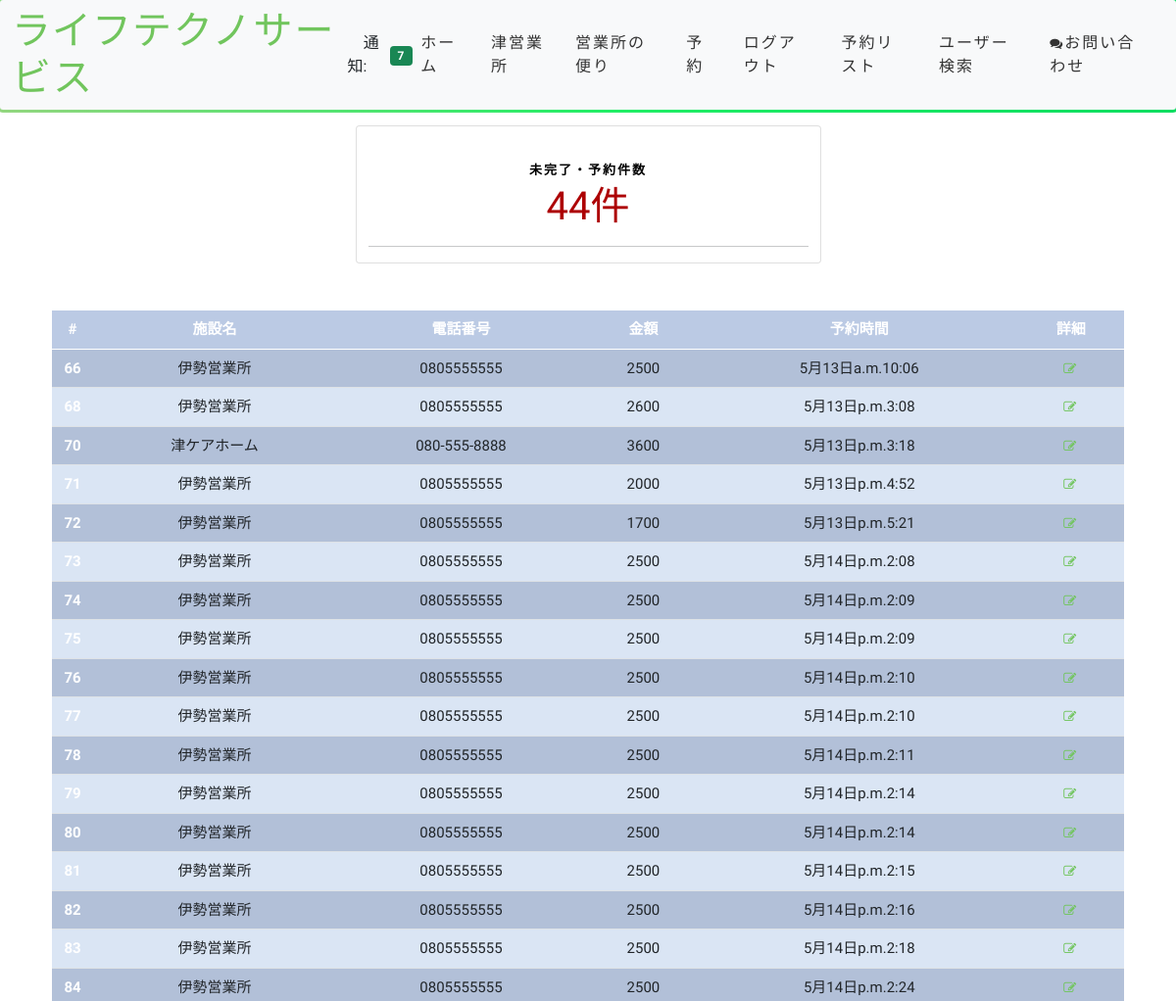
/dashboard/dashboard/ (signed in, upper part), run on an earlier commit of the app's database.
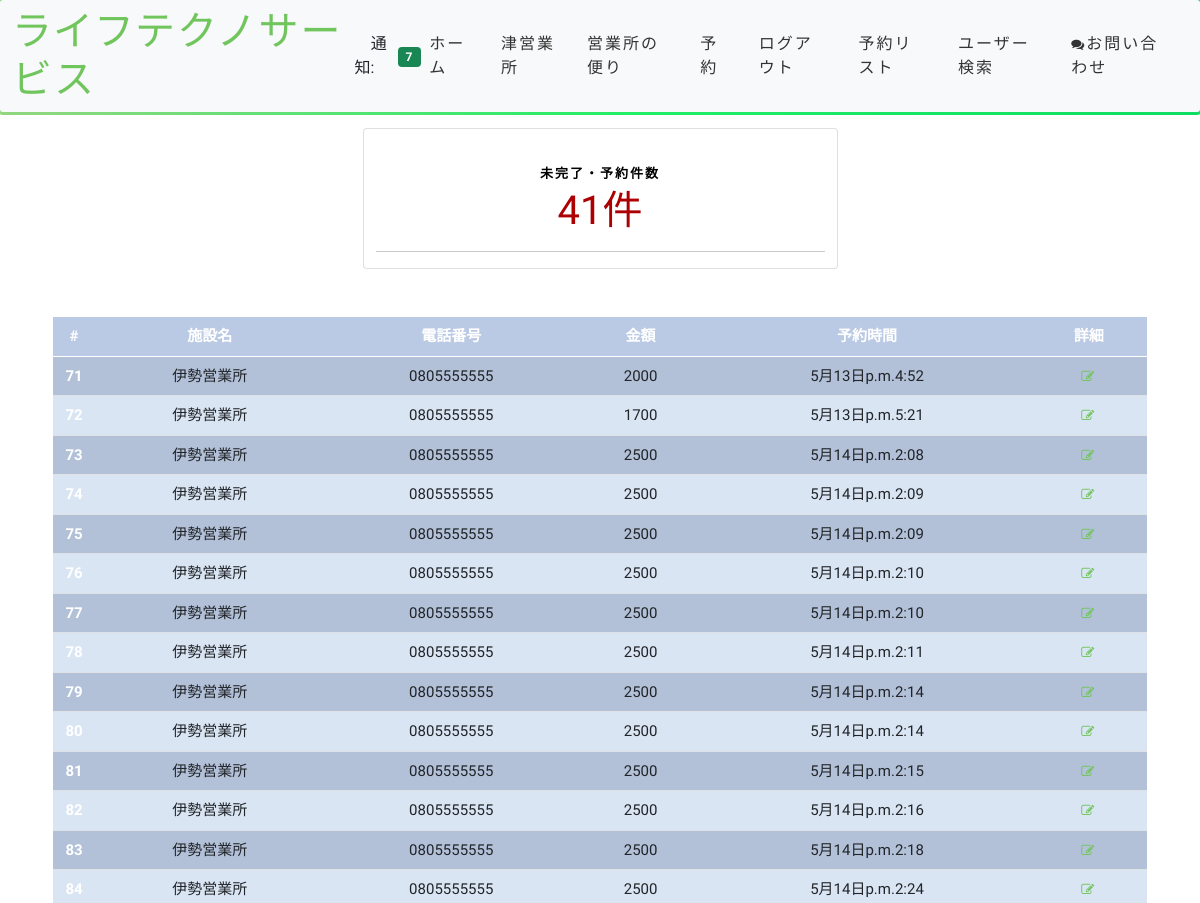
And on a later commit of the database.
### customer/models.py (models this page shows, shortened)
class OrderModel(models.Model):
    user = models.ForeignKey(User, on_delete=models.CASCADE)
    created_on = models.DateTimeField(auto_now_add=True)
    items = models.ManyToManyField('OrderItem', related_name='order', blank=True)
    name = models.CharField(max_length=50, blank=True)
    email = models.CharField(max_length=50, blank=True)
    facility = models.CharField(max_length=50, blank=True)
    phone = models.CharField(max_length=50, blank=True)
    is_paid = models.BooleanField(default=False)
    price = models.IntegerField(blank=True, null=True)
    ordered = models.BooleanField(default=False)
    description = models.CharField(max_length=100, blank=True)

### dashboard/views.py (the view)
# urls.py: path('dashboard/', Dashboard.as_view(), name='dashboard'),
class Dashboard(LoginRequiredMixin, UserPassesTestMixin, View):
    def get(self, request, *args, **kwargs):
        orders = OrderModel.objects.filter(ordered=True, is_paid=False)
        total_revenue = 0
        for order in orders:
            total_revenue += order.price
        context = {
            'orders': orders,
            'total_revenue': total_revenue,
            'total_orders' : len(orders),
        }
        return render(request, 'dashboard/dashboard.html',context)
    def test_func(self):
        return self.request.user.groups.filter(name='staff').exists()

### home/templatetags/custom_tags.py (called while the page is built)
@register.inclusion_tag('show_notifications.html', takes_context=True)
def show_notifications(context):
    request_user = context['request'].user
    notifications = Notification.objects.filter(to_user=request_user).exclude(user_has_seen=True).order_by('-date')
    return {'notifications': notifications}

### dashboard/templates/dashboard/dashboard.html
{% extends 'base.html' %}
{% block content %}
<div class="container">
    <div class="row justify-content-center mt-3">
        <div class="card col-md-5 mr-3">
            <br>
            <h4 class="text-center pt-2">未完了・予約件数</h4>
            <h1 class="text-center" style="color:#ad0003;">{{ total_orders }}件</h1>
            <hr>
        </div>
    </div>
    <div class="row justify-content-center">
        <div class="col-md-12 mt-5">
            <table class="table table-hover table-striped">
                <thead>
                    <tr>
                        <th scope="col" style="width: 10px;">#</th>
                        <th scope="col">施設名</th>
                        <th scope="col">電話番号</th>
                        <th scope="col">金額</th>
                        <th scope="col">予約時間</th>
                        <th scope="col">詳細</th>
                    </tr>
                </thead>
                <tbody>
                {% for order in orders %}
                    <tr>
                        <th scope="row">{{ order.pk }}</th>
                        <td>{{ order.facility }}</td>
                        <td>{{ order.phone }}</td>
                        <td>{{ order.price }}</td>
                        <td>{{ order.created_on  | date:"bd日af"}}</td>
                        <td><a href="{% url 'order-detail' order.pk %}"><i class="fa fa-edit"></i></a></td>
                    </tr>
                {% endfor %}
                </tbody>
            </table>
        </div>
    </div>
</div>
{% endblock content %}

What changed in the data, as far as the page shows it:
no longer on this page (row edited): OrderModel: pk "66", facility "伊勢営業所", phone "0805555555", price "2500", created_on "5月13日a.m.10:06"
no longer on this page (row edited): OrderModel: pk "68", facility "伊勢営業所", phone "0805555555", price "2600", created_on "5月13日p.m.3:08"
no longer on this page (row edited): OrderModel: pk "70", facility "津ケアホーム", phone "080-555-8888", price "3600", created_on "5月13日p.m.3:18"
Also different on the page:
{{ total_orders }}: "44" → "41"
